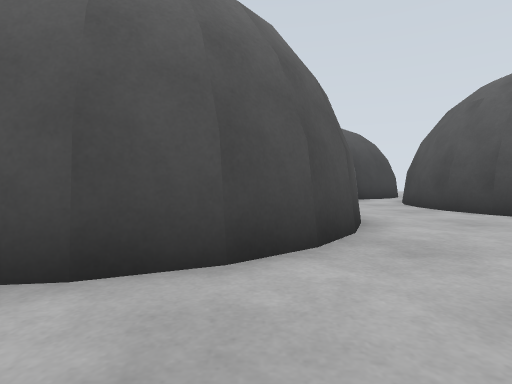
[1] (above)

21 first-person views from a walk through a robot-simulator world made for Gazebo. The camera is 0.72 m above the floor, tilts 2° down and sees 80° across. The floor is counted in squares, 1 m on a side. Each view is taken from the middle of a square. On the plan, view 1 faces up. The plan holds only what a view shows up to about 10 squares ahead; the rest is blank.

[2]
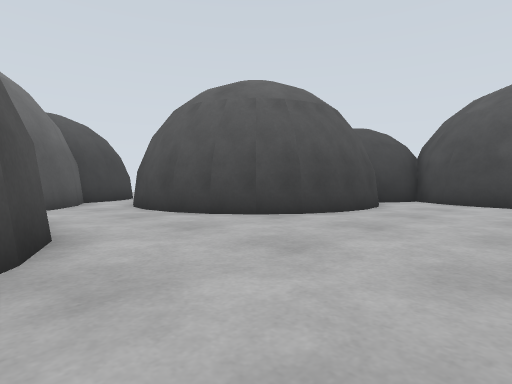

[3]
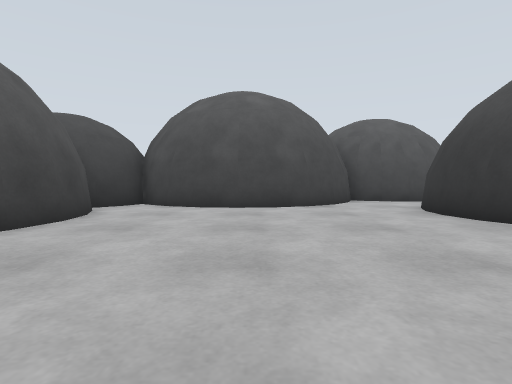

[4]
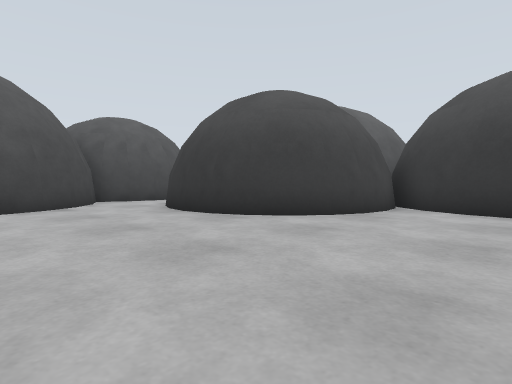

[5]
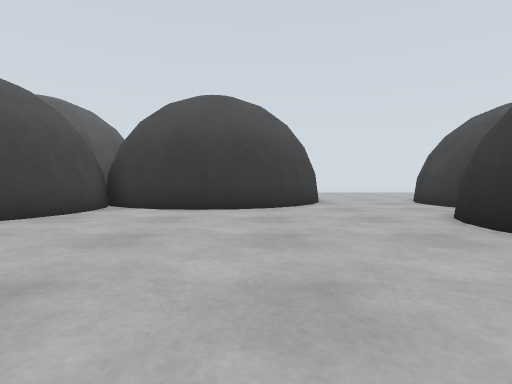

[6]
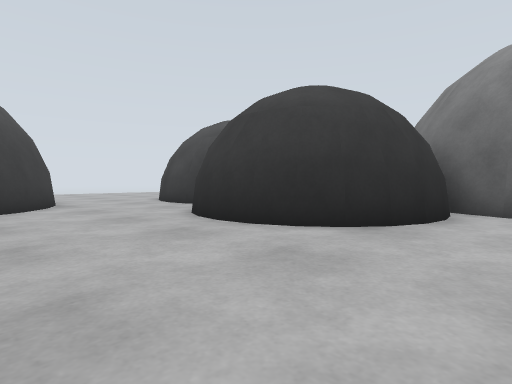

[7]
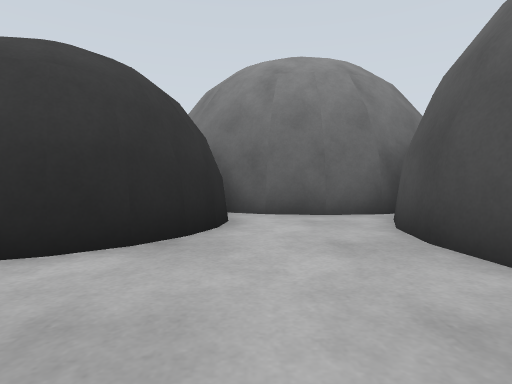

[8]
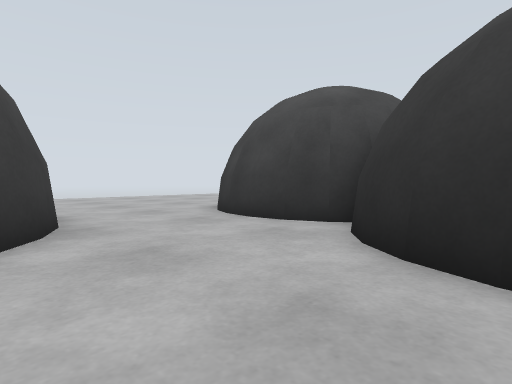

[9]
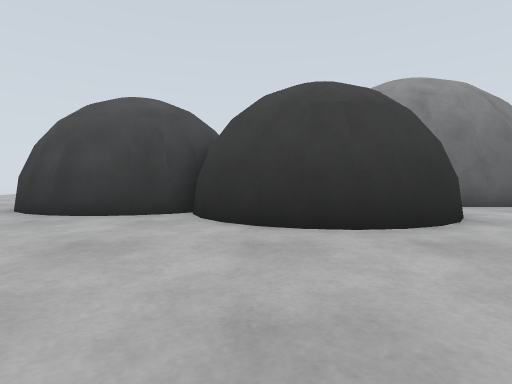

[10]
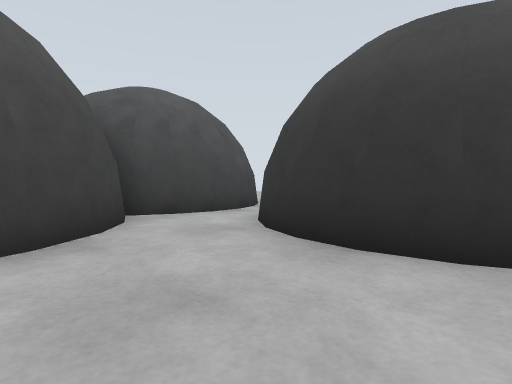

[11]
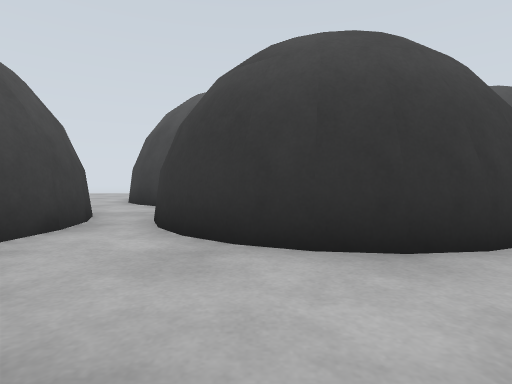

[12]
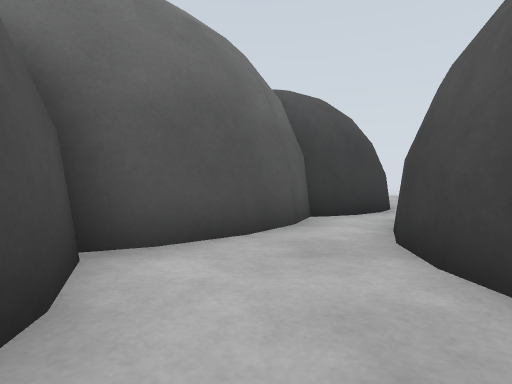

[13]
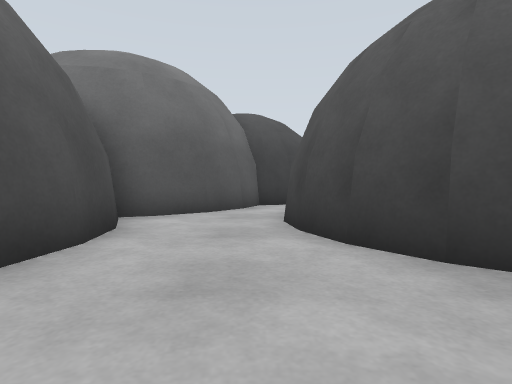

[14]
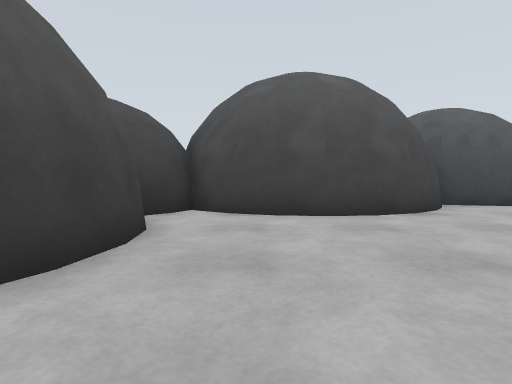

[15]
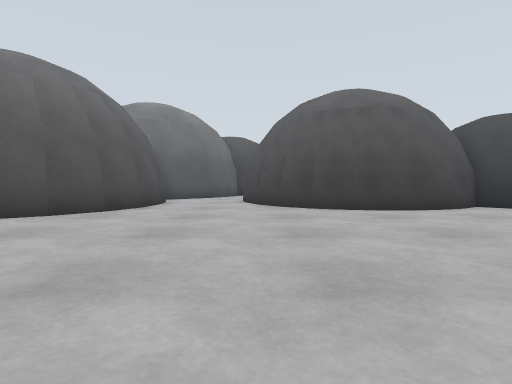

[16]
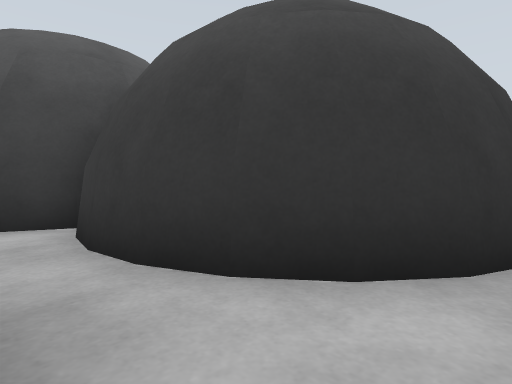

[17]
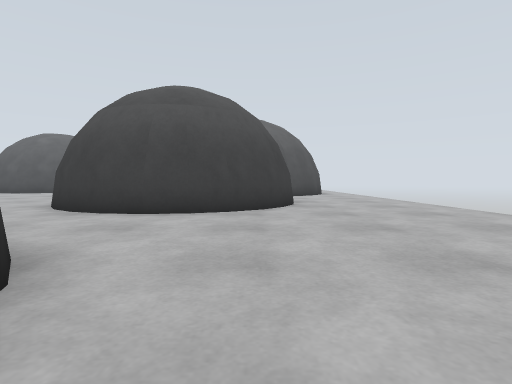

[18]
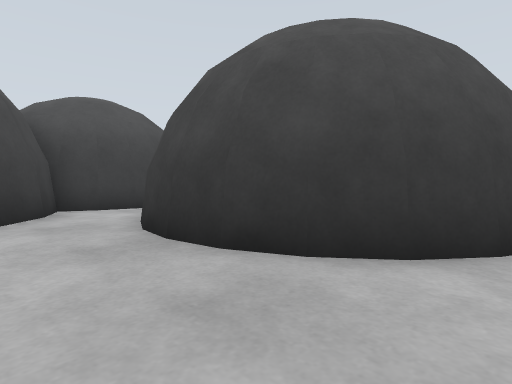

[19]
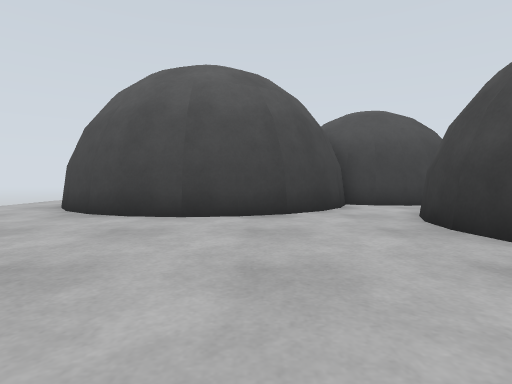

[20]
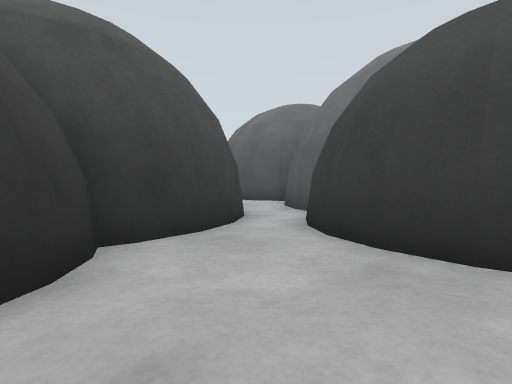

[21]
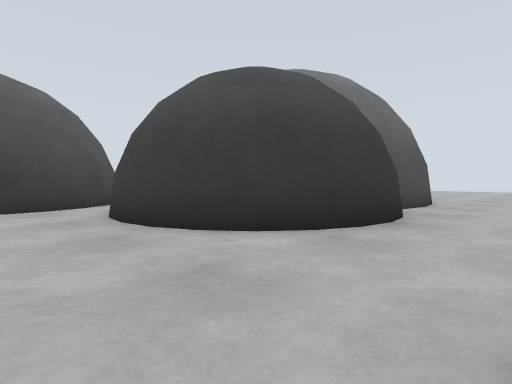

### Floor plan
Key: @ floor where view 1 was taken; . floor; B grey ball; A dark grey ball.
Columns run from 9 left of view 1 to 22 right of it. Each row starts with its distance up from view 1.
 21              ......
 20       .............
 19       ......AA.....
 18        BBB  AAAA...
 17         B    AAA...
 16              AAAA...
 15               AAA...
 14              AAA...A
 13              AAA..AA
 12          BB  A..BBAA
 11          BBBB..BBB
 10            BB.BBBB
  9           B...BB
  8           B...BBBB
  7           BB..BBBBBBAAA
  6         BBBB...BBBBBAAA
  5  B     BBBB.....BBBB.AA
  4  BB     BBB..........AAA
  3  BB BBBBBB...........AAA
  2  BBB..BB.............AAA
  1  BBB.................AAA
  0 BBBB.....@...........AAA
 -1 BBB AAA..............AAA
 -2 BB   AAA..............AAAA
 -3      AAA..........AA....AAA
 -4      AAA........AAAAAA.AAAA
 -5      AAA........AAAAAA.AAA  AAA
 -6      AA........AAAA AAA.A  AAA.
 -7    AAA.....AAAAAAA AAAA.AAAAAA.
 -8    AAA....AAAAAAA  AAA....AA...
 -9     AA...AAAAAAA    A BB.......
-10     AA...AAA         BBBB......
-11     A....AAA         BBBB.......
-12    ......AAA          BBBB.....
-13   ........AAA         BBBB....
-14    ........AA         BBB....
-15     .........          BB...
-16      ........          B..
-17       .......         ...
-18         .....         ..

Where each view was taken, in squares from view 1:
view 1: 0 up, 0 right, facing up
view 2: 1 up, 1 right, facing up-right
view 3: 1 up, 3 right, facing right
view 4: 1 up, 3 right, facing down-right
view 5: 1 up, 2 right, facing down
view 6: 1 up, 2 right, facing down-left
view 7: 0 up, 1 right, facing left
view 8: 4 down, 1 right, facing down-left
view 9: 5 down, 3 right, facing left
view 10: 0 up, 8 right, facing down-right
view 11: 0 up, 11 right, facing down
view 12: 6 up, 3 right, facing up
view 13: 3 up, 4 right, facing up
view 14: 3 up, 5 right, facing right
view 15: 3 down, 5 right, facing up
view 16: 3 down, 14 right, facing down-left
view 17: 13 down, 7 left, facing right
view 18: 10 down, 21 right, facing up-left
view 19: 11 down, 22 right, facing left
view 20: 16 up, 10 right, facing down-left
view 21: 21 up, 9 right, facing down-left
